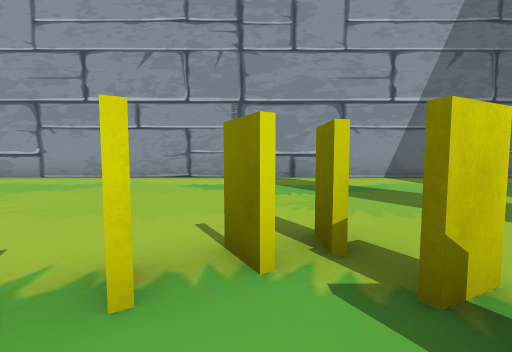
view 1 (above)

16 first-person views from a walk through a scene from a Unity 3-D project. The camera is 1.3 m above the floor, tilts 4° down and sees 90° across. The floor is counted in squares, 2 m on a side. Each view is taken from the middle of a square. On the plan, view 1 faces up. The plan holds only what a view shows up to about 9 squares ahead; the rest is blank. The place goes on beyond the plan.

view 2
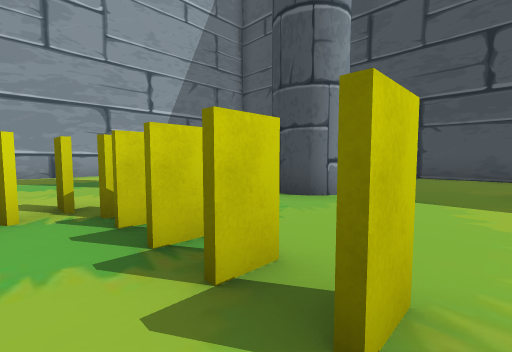

view 3
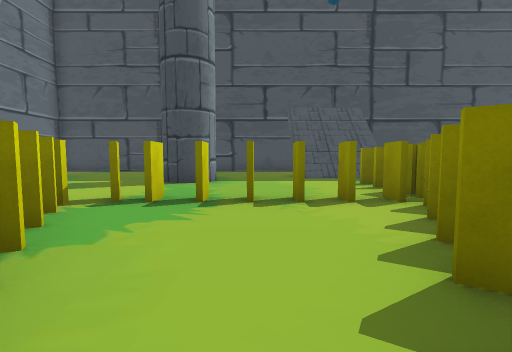

view 4
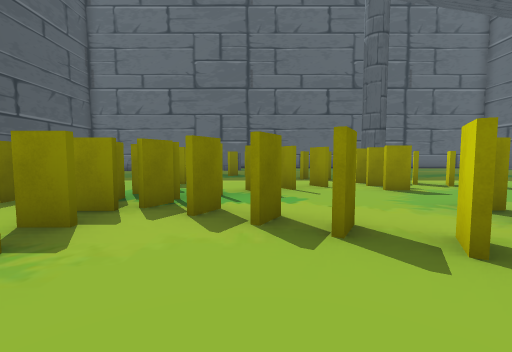

view 5
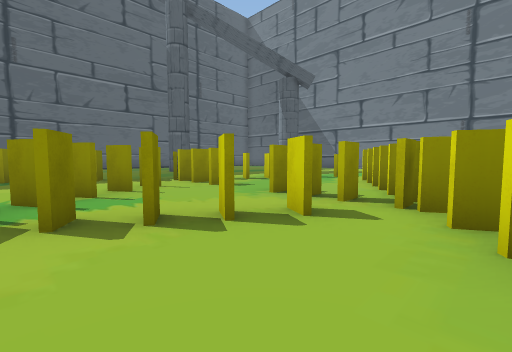

view 6
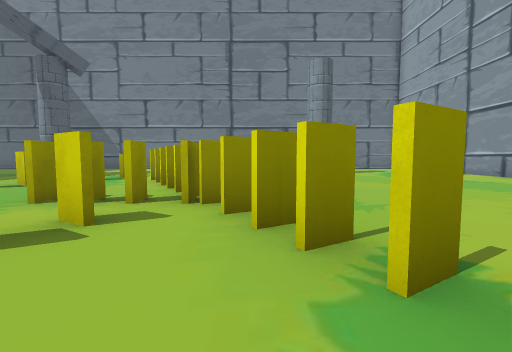

view 7
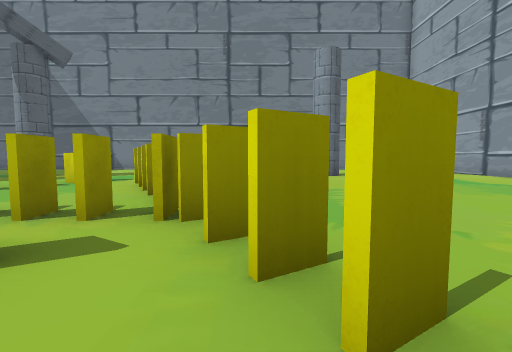

view 8
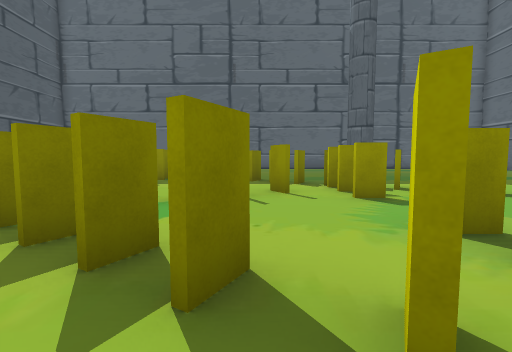

view 9
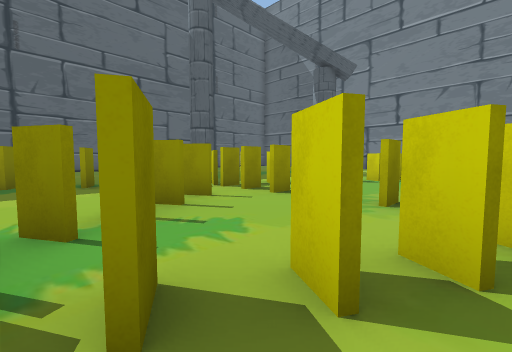

view 10
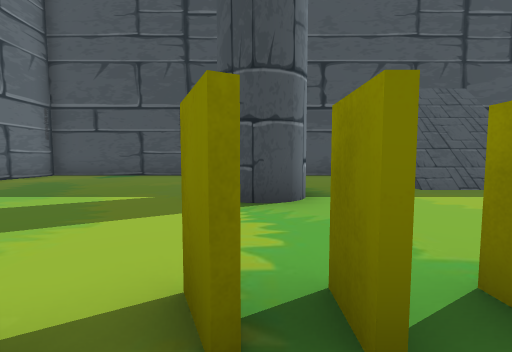

view 11
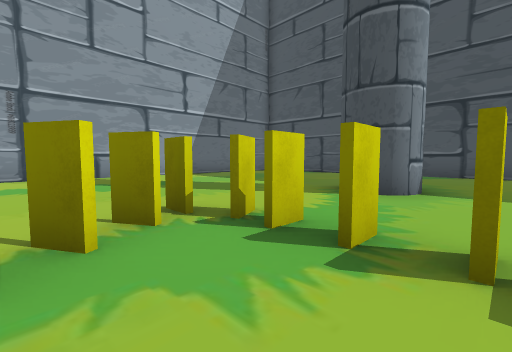

view 12
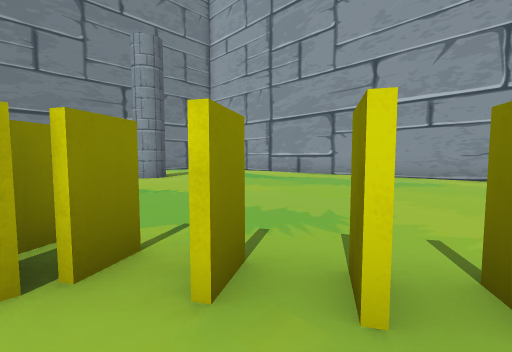

view 13
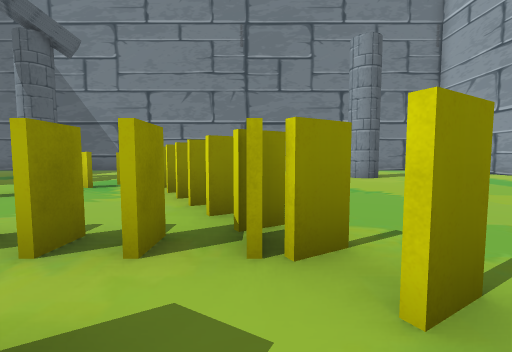

view 14
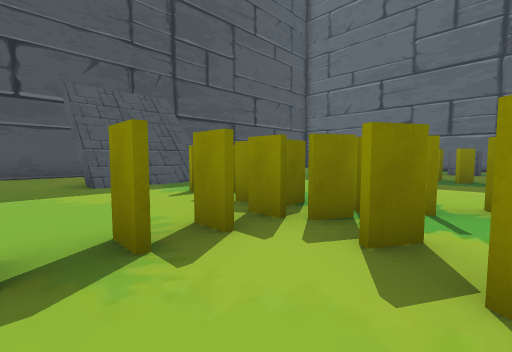

view 15
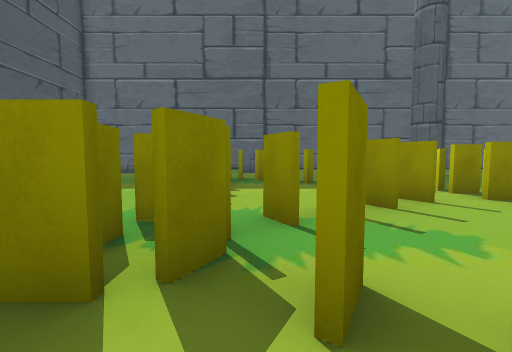

view 16
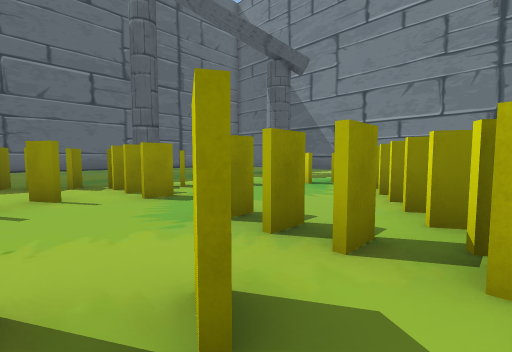

### Floor plan
Key: @ floor where view 1 was taken; # wall or solid block; x gap in a wall; . floor; / step, stairs or slope; T thing the floor can be seen under or through.
Columns run from 11 left of view 1 to 10 right of it. Each row starts with its distance up from view 1.
  9  ####################
  8  ....................
  7  ....................
  6   ...................
  5   ...................
  4   ...................
  3 #..................
  2  ..........##....
  1    ......##.#..## ...#
  0      ...#..@x........#
 -1       ##....x........#
 -2     ##.#x#T.x........#
 -3    #......TT#....//..#
 -4   .x.......T##...//
 -5   .# ....TTT#.  .//
 -6   ...###.#..x.
 -7    ...###... ..
 -8    .....##..x .
 -9     ......### .
-10        ....#.
-11        ...

Where each view was taken, in squares from view 1:
view 1: 0 up, 0 right, facing up
view 2: 2 down, 0 right, facing up-right
view 3: 1 down, 3 left, facing right
view 4: 0 up, 1 left, facing down
view 5: 0 up, 0 right, facing down-left
view 6: 0 up, 0 right, facing left
view 7: 0 up, 1 left, facing left
view 8: 1 down, 2 left, facing down
view 9: 2 down, 0 right, facing down-left
view 10: 1 up, 0 right, facing right
view 11: 1 down, 1 left, facing up-right
view 12: 1 down, 2 left, facing up-left
view 13: 1 down, 2 left, facing left
view 14: 1 down, 1 left, facing down-right
view 15: 2 down, 0 right, facing down
view 16: 1 down, 2 left, facing down-left
